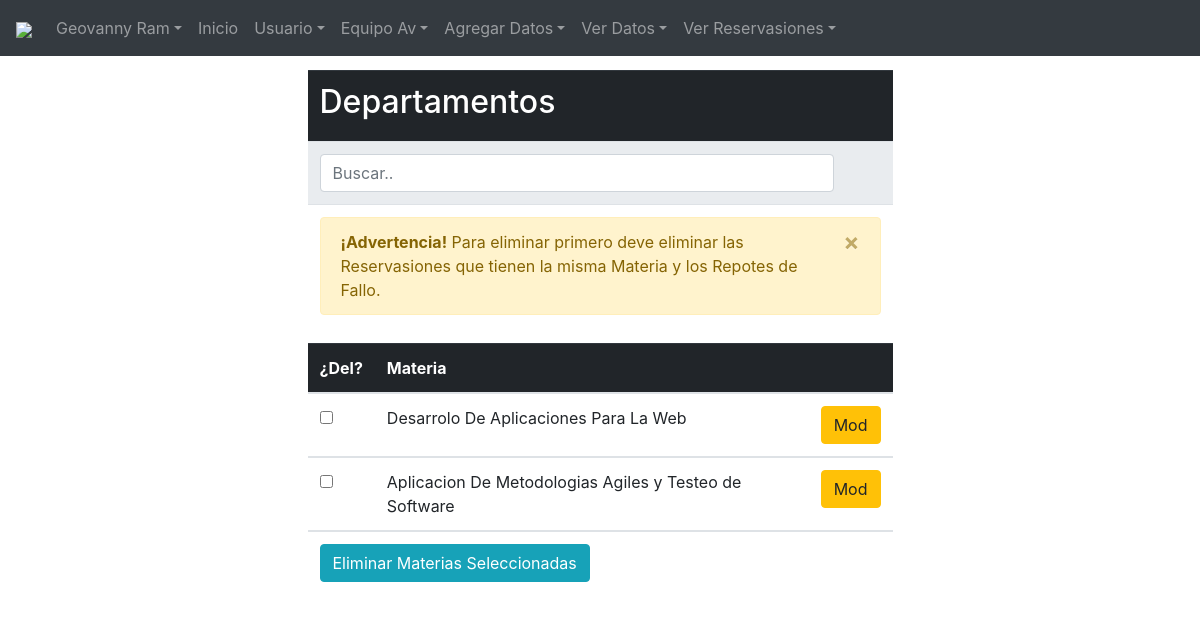
Page /pagAd/vermat.php (signed in) on the committed database.
### tables this page shows
CREATE TABLE `usuario` (
  `iduser` varchar(200) NOT NULL,
  `nombre` varchar(100) NOT NULL,
  `apellido` varchar(100) NOT NULL,
  `pass` varchar(100) NOT NULL,
  `dep` int(11) NOT NULL,
  `tipo` int(11) NOT NULL,
  PRIMARY KEY (`iduser`),
  KEY `FK_usuariodep` (`dep`),
  KEY `FK_usuariotip` (`tipo`),
  CONSTRAINT `FK_usuariodep` FOREIGN KEY (`dep`) REFERENCES `departamento` (`iddep`),
  CONSTRAINT `FK_usuariotip` FOREIGN KEY (`tipo`) REFERENCES `tipous` (`idtipo`)
);

CREATE TABLE `materia` (
  `idmat` int(11) NOT NULL AUTO_INCREMENT,
  `materia` varchar(100) DEFAULT NULL,
  PRIMARY KEY (`idmat`)
);

### pagAd/vermat.php (the view, shortened to what this page needs)
<?php
 require_once('nav.php');
 ?>
<div class="table-responsive table-hover">
    <table class="table table-full"><form method="post">
<tr class="thead-dark">
<th colspan="8"><h2>Departamentos</h2></th>
</tr>
<tr class="thead-light">
<th colspan="2"><input class="form-control" id="myInput" type="text" placeholder="Buscar.."></th>
<th></th>
</tr>
<tr>
  <tr><td  colspan=8><div class='alert alert-warning alert-dismissible fade show'>
      <button type='button' class='close' data-dismiss='alert'>&times;</button>
      <strong>¡Advertencia!</strong> Para eliminar primero deve eliminar las Reservasiones que tienen la misma Materia y los Repotes de Fallo.
    </td></tr></div>
<table class="table table-full">
		<tr class="thead-dark">
			<th>¿Del? </th>
			<th>Materia</th>
			<th> </th>
		</tr>
<?php
$sql="SELECT *
	FROM
	materia";
    $results=$conn->query($sql);
    while($fila=$results->fetch_assoc()){
		echo "<tbody id='myTable'>";
        echo "<tr>";
        echo "<td><input type=checkbox name=eliminar[] value='$fila[idmat]'></td>";
        echo "<td>$fila[materia] </td>";
        echo "<td><a class='btn btn-warning' href='indexa.php?pg=modmate.php&idmat=$fila[idmat]'>";
        echo "Mod</a></td>";
    }
?>
     </tr>
	 </tbody>
     <tr>
       <td colspan="7"><input type="submit" name="del" class="btn btn-info" value="Eliminar Materias Seleccionadas" /></td>
     </tr>
     </table>

### pagAd/nav.php (shortened to what this page needs)
<?php
if (!isset($_SESSION["id"])) {
  header('Location: ../index.php');
}else{
$id = $_SESSION['id'];
}
 ?>
<!DOCTYPE HTML>
<html language="es">
<head>
<link rel="stylesheet" href="../css/bootstrap.min.css" type="text/css" />
<link rel="stylesheet" href="../css/bootstrap-grid.min.css" type="text/css" />
</head>
<nav class="navbar navbar-expand-md bg-dark navbar-dark fixed-top">
<a class="navbar-brand" href="#"><img src="../img/logo-new-white.png" style="width: 180px;" /></a>
<div class="collapse navbar-collapse" id="collapsibleNavbar">
<ul class="navbar-nav">
<li class="nav-item dropdown">
<a class="nav-link dropdown-toggle" href="#" id="navbardrop" data-toggle="dropdown"><?php
$sql="SELECT * FROM usuario where iduser = '$id'";
$results=$conn->query($sql);
$fila=$results->fetch_assoc();
echo "$fila[nombre] $fila[apellido]";
?></a>
</li>
<li class="nav-item">
<a class="nav-link" href="indexa.php">Inicio</a>
</li>
<li class="nav-item dropdown">
<a class="nav-link dropdown-toggle" href="#" id="navbardrop" data-toggle="dropdown">Usuario</a>
</li>
     <li class="nav-item dropdown"><a class="nav-link dropdown-toggle" href="#" data-toggle="dropdown">Equipo Av</a>
</li>
<li class="nav-item dropdown">
<a class="nav-link dropdown-toggle" href="#" id="navbardrop" data-toggle="dropdown">Agregar Datos</a>
</li>
<li class="nav-item dropdown">
<a class="nav-link dropdown-toggle" href="#" id="navbardrop" data-toggle="dropdown">Ver Datos</a>
</li>
<li class="nav-item dropdown">
<a class="nav-link dropdown-toggle" href="#" id="navbardrop" data-toggle="dropdown">Ver Reservasiones</a>
</li>
</ul>
</div>
</nav>
<div class="container-fluid" style="margin-top:70px">

### rows in the picture
usuario: nombre "Geovanny", apellido "Ram"
materia: materia "Desarrolo De Aplicaciones Para La Web"
materia: materia "Aplicacion De Metodologias Agiles y Testeo de Software"
